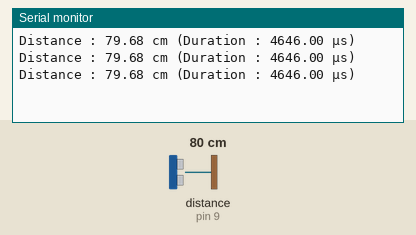
This sketch was run on a simulated Arduino Uno, built with avr-gcc and run on an emulated ATmega328P. Parts: the last lines printed to the serial monitor. Wiring (inferred from the names in the program): ultrasonic range finder: trigger pin 8; echo pin 9. Inputs (shaded band) come from the test bench; at power-on: distance to the obstacle (sensor on pin 9) 80 cm. The echo pulse lasts 58.3 µs per cm.

Above: at 1.3 s.
1.4 s: distance to the obstacle (sensor on pin 9) set to 2 cm
At 1.9 s:
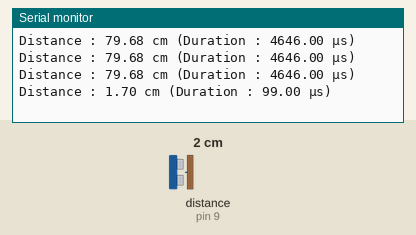
2.9 s: distance to the obstacle (sensor on pin 9) set to 4 cm
At 3.4 s:
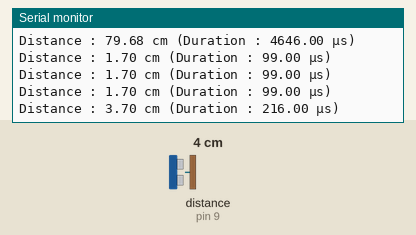
Timing chart, 0 to 5.9 s (numbered marks = the images above; inputs shaded):
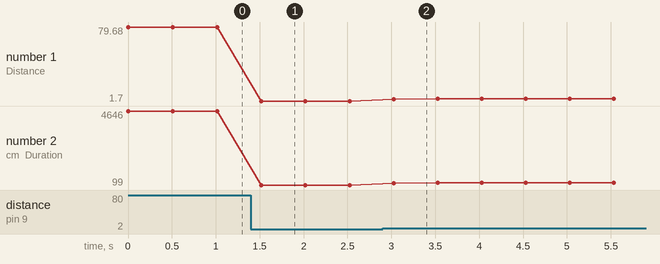

Measured:
- after the input at 1.4 s, the serial monitor: prints a new line after 0.12 s (image 1)
- after the input at 2.9 s, the serial monitor: prints a new line after 0.12 s (image 2)
- plotted number 1: 79.68 → 1.7 after the input at 1.4 s, 1.7 → 4.03 after the input at 2.9 s
- plotted number 2: 4646 → 99 after the input at 1.4 s, 99 → 235 after the input at 2.9 s

The sketch:

Task_1.1.4.ino
```cpp
const int Trig_Pin = 8;
const int Echo_Pin = 9;

float Distance, Duration;

void setup()
{
  pinMode(Trig_Pin, OUTPUT);
  pinMode(Echo_Pin, INPUT);

  Serial.begin(9600);
}

void loop()
{
  digitalWrite(Trig_Pin, LOW);
  delayMicroseconds(2);
  digitalWrite(Trig_Pin, HIGH);
  delayMicroseconds(10);
  digitalWrite(Trig_Pin, LOW);

  Duration = pulseIn(Echo_Pin, HIGH, 30000);
  Distance = (Duration*0.343)/20;

  if(Duration == 0)
  {
    Serial.println("No Object Detected");
  }
  else
  {
    Serial.print("Distance : ");
    Serial.print(Distance);
    Serial.print(" cm");
    Serial.print(" (Duration : ");
    Serial.print(Duration);
    Serial.println(" µs)");
  }

  delay(500);
}
```
